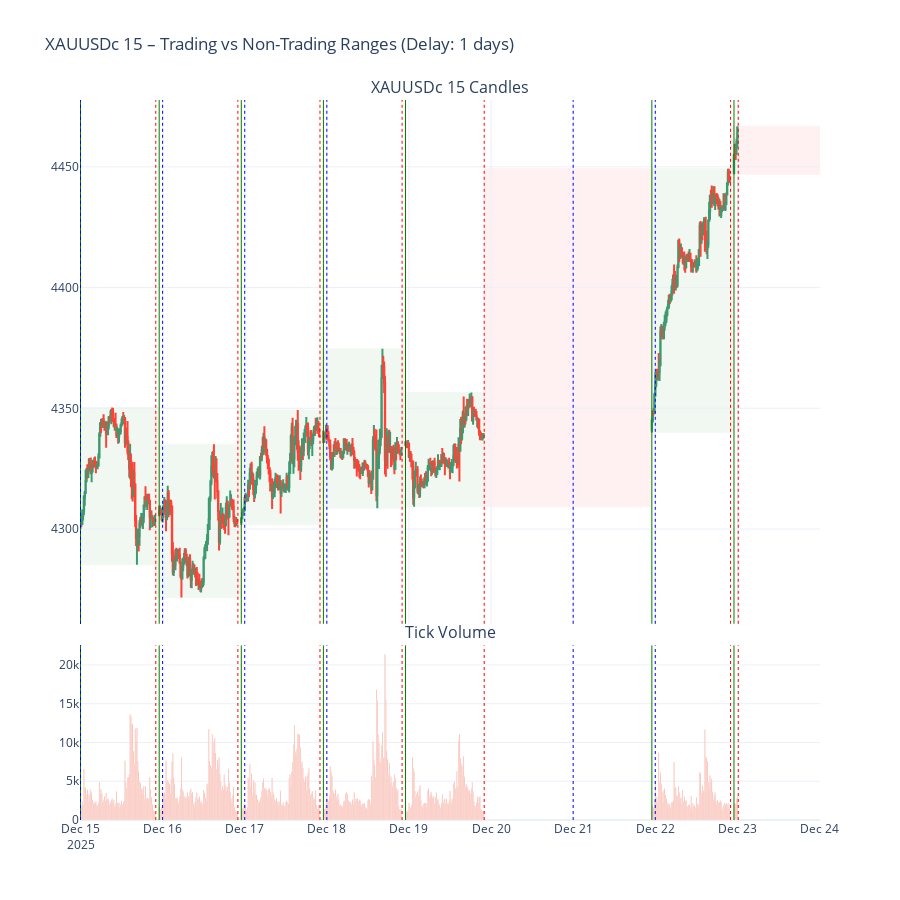

Notebook code for this chart:
### Code cell
import MetaTrader5 as mt5
import pandas as pd
import pytz
from datetime import datetime, timedelta
from plotly.subplots import make_subplots
import plotly.graph_objects as go

# -------------------------------------------------
# PARAMETERS
# -------------------------------------------------
symbol = "XAUUSDc"
timeframe = mt5.TIMEFRAME_M15   # can be any MT5 timeframe
lookback_days = 8              # number of days to look back
delay_days = 1                 # adjustable delay (days back from today)
utc_timezone = pytz.UTC

# -------------------------------------------------
# HELPER: Convert MT5 timeframe to timedelta
# -------------------------------------------------
def timeframe_to_timedelta(tf):
    mapping = {
        mt5.TIMEFRAME_M1: timedelta(minutes=1),
        mt5.TIMEFRAME_M2: timedelta(minutes=2),
        mt5.TIMEFRAME_M3: timedelta(minutes=3),
        mt5.TIMEFRAME_M4: timedelta(minutes=4),
        mt5.TIMEFRAME_M5: timedelta(minutes=5),
        mt5.TIMEFRAME_M6: timedelta(minutes=6),
        mt5.TIMEFRAME_M10: timedelta(minutes=10),
        mt5.TIMEFRAME_M12: timedelta(minutes=12),
        mt5.TIMEFRAME_M15: timedelta(minutes=15),
        mt5.TIMEFRAME_M20: timedelta(minutes=20),
        mt5.TIMEFRAME_M30: timedelta(minutes=30),
        mt5.TIMEFRAME_H1: timedelta(hours=1),
        mt5.TIMEFRAME_H2: timedelta(hours=2),
        mt5.TIMEFRAME_H3: timedelta(hours=3),
        mt5.TIMEFRAME_H4: timedelta(hours=4),
        mt5.TIMEFRAME_H6: timedelta(hours=6),
        mt5.TIMEFRAME_H8: timedelta(hours=8),
        mt5.TIMEFRAME_H12: timedelta(hours=12),
        mt5.TIMEFRAME_D1: timedelta(days=1),
        mt5.TIMEFRAME_W1: timedelta(weeks=1),
        mt5.TIMEFRAME_MN1: timedelta(days=30),
    }
    return mapping.get(tf, timedelta(hours=1))  # default 1 hour

# -------------------------------------------------
# INITIALIZE MT5
# -------------------------------------------------
if not mt5.initialize():
    raise RuntimeError(f"MT5 initialization failed: {mt5.last_error()}")

if not mt5.symbol_select(symbol, True):
    mt5.shutdown()
    raise RuntimeError(f"Symbol not available: {symbol}")

# -------------------------------------------------
# FETCH DATA RANGE WITH DELAY
# -------------------------------------------------
utc_now = datetime.now(utc_timezone).replace(hour=0, minute=0, second=0, microsecond=0)
utc_now -= timedelta(days=delay_days)  # shift to yesterday or adjustable delay
utc_from = utc_now - timedelta(days=lookback_days)  # lookback window

rates = mt5.copy_rates_range(symbol, timeframe, utc_from, utc_now)
mt5.shutdown()

if rates is None or len(rates) == 0:
    raise RuntimeError("No data returned from MT5")

df = pd.DataFrame(rates)
df["time"] = pd.to_datetime(df["time"], unit="s", utc=True)
df.set_index("time", inplace=True)
df.sort_index(inplace=True)

# -------------------------------------------------
# DETECT TRADING SESSIONS
# -------------------------------------------------
candle_delta = timeframe_to_timedelta(timeframe)
df["gap"] = df.index.to_series().diff() > candle_delta
df["session"] = df["gap"].cumsum()

trading_sessions = []
non_trading_gaps = []

# Trading sessions: consecutive candles
for session_id, group in df.groupby("session"):
    trading_sessions.append({
        "x0": group.index.min(),
        "x1": group.index.max() + candle_delta,  # include last candle
        "y0": group["low"].min(),
        "y1": group["high"].max()
    })

# Non-trading gaps between sessions
for i in range(len(trading_sessions) - 1):
    gap_start = trading_sessions[i]["x1"]
    gap_end = trading_sessions[i + 1]["x0"]
    if gap_start < gap_end:
        non_trading_gaps.append({
            "x0": gap_start,
            "x1": gap_end,
            "y0": min(trading_sessions[i]["y0"], trading_sessions[i+1]["y0"]),
            "y1": max(trading_sessions[i]["y1"], trading_sessions[i+1]["y1"])
        })

# Gaps before first session and after last session
first_candle = trading_sessions[0]
last_candle = trading_sessions[-1]
day_start = datetime.combine(first_candle["x0"].date(), datetime.min.time()).replace(tzinfo=utc_timezone)
day_end = datetime.combine(last_candle["x1"].date(), datetime.max.time()).replace(tzinfo=utc_timezone)

if day_start < first_candle["x0"]:
    non_trading_gaps.insert(0, {"x0": day_start, "x1": first_candle["x0"], "y0": first_candle["y0"], "y1": first_candle["y1"]})
if last_candle["x1"] < day_end:
    non_trading_gaps.append({"x0": last_candle["x1"], "x1": day_end, "y0": last_candle["y0"], "y1": last_candle["y1"]})

# -------------------------------------------------
# PLOTLY FIGURE
# -------------------------------------------------
fig = make_subplots(
    rows=2,
    cols=1,
    shared_xaxes=True,
    vertical_spacing=0.03,
    row_heights=[0.75, 0.25],
    subplot_titles=(f"{symbol} {timeframe} Candles", "Tick Volume")
)

# Candlesticks
fig.add_trace(
    go.Candlestick(
        x=df.index,
        open=df["open"],
        high=df["high"],
        low=df["low"],
        close=df["close"],
        name=symbol
    ),
    row=1,
    col=1
)

# Tick volume
fig.add_trace(
    go.Bar(
        x=df.index,
        y=df["tick_volume"],
        name="Tick Volume"
    ),
    row=2,
    col=1
)

# Trading sessions (green rectangles)
for session in trading_sessions:
    fig.add_shape(
        type="rect",
        x0=session["x0"],
        x1=session["x1"],
        y0=session["y0"],
        y1=session["y1"],
        line=dict(color="green", width=1),
        fillcolor="green",
        opacity=0.05,
        layer="below"
    )

# Non-trading gaps (red rectangles)
for gap in non_trading_gaps:
    fig.add_shape(
        type="rect",
        x0=gap["x0"],
        x1=gap["x1"],
        y0=gap["y0"],
        y1=gap["y1"],
        line=dict(color="red", width=1),
        fillcolor="red",
        opacity=0.05,
        layer="below"
    )

# -------------------------------------------------
# VERTICAL LINES: session start, session end, 0:00 UTC (all panes)
# -------------------------------------------------
for session in trading_sessions:
    session_start = session["x0"]
    session_end = session["x1"]
    day_midnight = datetime.combine(session_start.date(), datetime.min.time()).replace(tzinfo=utc_timezone)

    # 0:00 UTC vertical line
    fig.add_vline(x=day_midnight, line=dict(color="blue", width=1, dash="dot"), row="all", col=1)
    # Start of trading session
    fig.add_vline(x=session_start, line=dict(color="green", width=1, dash="solid"), row="all", col=1)
    # End of trading session
    fig.add_vline(x=session_end, line=dict(color="red", width=1, dash="dot"), row="all", col=1)

# -------------------------------------------------
# LAYOUT
# -------------------------------------------------
fig.update_layout(
    title=f"{symbol} {timeframe} – Trading vs Non-Trading Ranges (Delay: {delay_days} days)",
    height=900,
    xaxis_rangeslider_visible=False,
    showlegend=False,
    template="plotly_white"
)

fig.show()

### Figure 1 — Plotly figure (JSON) as saved in the notebook; plotly's stock layout.template omitted (floating-point values rounded to 4 significant figures; data arrays with more than 128 entries replaced by an {"elided": "..."} marker saying what was removed)
{"data": [{"close": {"elided": "553 float values"}, "high": {"elided": "553 float values"}, "low": {"elided": "553 float values"}, "name": "XAUUSDc", "open": {"elided": "553 float values"}, "type": "candlestick", "x": {"elided": "553 str values"}, "xaxis": "x", "yaxis": "y"}, {"name": "Tick Volume", "type": "bar", "x": {"elided": "553 str values"}, "xaxis": "x2", "y": {"elided": "553 int values"}, "yaxis": "y2"}], "layout": {"annotations": [{"font": {"size": 16}, "showarrow": false, "text": "XAUUSDc 15 Candles", "x": 0.5, "xanchor": "center", "xref": "paper", "y": 1, "yanchor": "bottom", "yref": "paper"}, {"font": {"size": 16}, "showarrow": false, "text": "Tick Volume", "x": 0.5, "xanchor": "center", "xref": "paper", "y": 0.2425, "yanchor": "bottom", "yref": "paper"}], "height": 900, "shapes": [{"fillcolor": "green", "layer": "below", "line": {"color": "green", "width": 1}, "opacity": 0.05, "type": "rect", "x0": "2025-12-15T00:00:00+00:00", "x1": "2025-12-15T22:00:00+00:00", "y0": 4285.0, "y1": 4350.0}, {"fillcolor": "green", "layer": "below", "line": {"color": "green", "width": 1}, "opacity": 0.05, "type": "rect", "x0": "2025-12-15T23:00:00+00:00", "x1": "2025-12-16T22:00:00+00:00", "y0": 4272.0, "y1": 4335.0}, {"fillcolor": "green", "layer": "below", "line": {"color": "green", "width": 1}, "opacity": 0.05, "type": "rect", "x0": "2025-12-16T23:00:00+00:00", "x1": "2025-12-17T22:00:00+00:00", "y0": 4302.0, "y1": 4349.0}, {"fillcolor": "green", "layer": "below", "line": {"color": "green", "width": 1}, "opacity": 0.05, "type": "rect", "x0": "2025-12-17T23:00:00+00:00", "x1": "2025-12-18T22:00:00+00:00", "y0": 4309.0, "y1": 4375.0}, {"fillcolor": "green", "layer": "below", "line": {"color": "green", "width": 1}, "opacity": 0.05, "type": "rect", "x0": "2025-12-18T23:00:00+00:00", "x1": "2025-12-19T22:00:00+00:00", "y0": 4309.0, "y1": 4357.0}, {"fillcolor": "green", "layer": "below", "line": {"color": "green", "width": 1}, "opacity": 0.05, "type": "rect", "x0": "2025-12-21T23:00:00+00:00", "x1": "2025-12-22T22:00:00+00:00", "y0": 4340.0, "y1": 4449.0}, {"fillcolor": "green", "layer": "below", "line": {"color": "green", "width": 1}, "opacity": 0.05, "type": "rect", "x0": "2025-12-22T23:00:00+00:00", "x1": "2025-12-23T00:15:00+00:00", "y0": 4447.0, "y1": 4467.0}, {"fillcolor": "red", "layer": "below", "line": {"color": "red", "width": 1}, "opacity": 0.05, "type": "rect", "x0": "2025-12-15T22:00:00+00:00", "x1": "2025-12-15T23:00:00+00:00", "y0": 4272.0, "y1": 4350.0}, {"fillcolor": "red", "layer": "below", "line": {"color": "red", "width": 1}, "opacity": 0.05, "type": "rect", "x0": "2025-12-16T22:00:00+00:00", "x1": "2025-12-16T23:00:00+00:00", "y0": 4272.0, "y1": 4349.0}, {"fillcolor": "red", "layer": "below", "line": {"color": "red", "width": 1}, "opacity": 0.05, "type": "rect", "x0": "2025-12-17T22:00:00+00:00", "x1": "2025-12-17T23:00:00+00:00", "y0": 4302.0, "y1": 4375.0}, {"fillcolor": "red", "layer": "below", "line": {"color": "red", "width": 1}, "opacity": 0.05, "type": "rect", "x0": "2025-12-18T22:00:00+00:00", "x1": "2025-12-18T23:00:00+00:00", "y0": 4309.0, "y1": 4375.0}, {"fillcolor": "red", "layer": "below", "line": {"color": "red", "width": 1}, "opacity": 0.05, "type": "rect", "x0": "2025-12-19T22:00:00+00:00", "x1": "2025-12-21T23:00:00+00:00", "y0": 4309.0, "y1": 4449.0}, {"fillcolor": "red", "layer": "below", "line": {"color": "red", "width": 1}, "opacity": 0.05, "type": "rect", "x0": "2025-12-22T22:00:00+00:00", "x1": "2025-12-22T23:00:00+00:00", "y0": 4340.0, "y1": 4467.0}, {"fillcolor": "red", "layer": "below", "line": {"color": "red", "width": 1}, "opacity": 0.05, "type": "rect", "x0": "2025-12-23T00:15:00+00:00", "x1": "2025-12-23T23:59:59.999999+00:00", "y0": 4447.0, "y1": 4467.0}, {"line": {"color": "blue", "dash": "dot", "width": 1}, "type": "line", "x0": "2025-12-15T00:00:00+00:00", "x1": "2025-12-15T00:00:00+00:00", "xref": "x", "y0": 0, "y1": 1, "yref": "y domain"}, {"line": {"color": "blue", "dash": "dot", "width": 1}, "type": "line", "x0": "2025-12-15T00:00:00+00:00", "x1": "2025-12-15T00:00:00+00:00", "xref": "x2", "y0": 0, "y1": 1, "yref": "y2 domain"}, {"line": {"color": "green", "dash": "solid", "width": 1}, "type": "line", "x0": "2025-12-15T00:00:00+00:00", "x1": "2025-12-15T00:00:00+00:00", "xref": "x", "y0": 0, "y1": 1, "yref": "y domain"}, {"line": {"color": "green", "dash": "solid", "width": 1}, "type": "line", "x0": "2025-12-15T00:00:00+00:00", "x1": "2025-12-15T00:00:00+00:00", "xref": "x2", "y0": 0, "y1": 1, "yref": "y2 domain"}, {"line": {"color": "red", "dash": "dot", "width": 1}, "type": "line", "x0": "2025-12-15T22:00:00+00:00", "x1": "2025-12-15T22:00:00+00:00", "xref": "x", "y0": 0, "y1": 1, "yref": "y domain"}, {"line": {"color": "red", "dash": "dot", "width": 1}, "type": "line", "x0": "2025-12-15T22:00:00+00:00", "x1": "2025-12-15T22:00:00+00:00", "xref": "x2", "y0": 0, "y1": 1, "yref": "y2 domain"}, {"line": {"color": "blue", "dash": "dot", "width": 1}, "type": "line", "x0": "2025-12-15T00:00:00+00:00", "x1": "2025-12-15T00:00:00+00:00", "xref": "x", "y0": 0, "y1": 1, "yref": "y domain"}, {"line": {"color": "blue", "dash": "dot", "width": 1}, "type": "line", "x0": "2025-12-15T00:00:00+00:00", "x1": "2025-12-15T00:00:00+00:00", "xref": "x2", "y0": 0, "y1": 1, "yref": "y2 domain"}, {"line": {"color": "green", "dash": "solid", "width": 1}, "type": "line", "x0": "2025-12-15T23:00:00+00:00", "x1": "2025-12-15T23:00:00+00:00", "xref": "x", "y0": 0, "y1": 1, "yref": "y domain"}, {"line": {"color": "green", "dash": "solid", "width": 1}, "type": "line", "x0": "2025-12-15T23:00:00+00:00", "x1": "2025-12-15T23:00:00+00:00", "xref": "x2", "y0": 0, "y1": 1, "yref": "y2 domain"}, {"line": {"color": "red", "dash": "dot", "width": 1}, "type": "line", "x0": "2025-12-16T22:00:00+00:00", "x1": "2025-12-16T22:00:00+00:00", "xref": "x", "y0": 0, "y1": 1, "yref": "y domain"}, {"line": {"color": "red", "dash": "dot", "width": 1}, "type": "line", "x0": "2025-12-16T22:00:00+00:00", "x1": "2025-12-16T22:00:00+00:00", "xref": "x2", "y0": 0, "y1": 1, "yref": "y2 domain"}, {"line": {"color": "blue", "dash": "dot", "width": 1}, "type": "line", "x0": "2025-12-16T00:00:00+00:00", "x1": "2025-12-16T00:00:00+00:00", "xref": "x", "y0": 0, "y1": 1, "yref": "y domain"}, {"line": {"color": "blue", "dash": "dot", "width": 1}, "type": "line", "x0": "2025-12-16T00:00:00+00:00", "x1": "2025-12-16T00:00:00+00:00", "xref": "x2", "y0": 0, "y1": 1, "yref": "y2 domain"}, {"line": {"color": "green", "dash": "solid", "width": 1}, "type": "line", "x0": "2025-12-16T23:00:00+00:00", "x1": "2025-12-16T23:00:00+00:00", "xref": "x", "y0": 0, "y1": 1, "yref": "y domain"}, {"line": {"color": "green", "dash": "solid", "width": 1}, "type": "line", "x0": "2025-12-16T23:00:00+00:00", "x1": "2025-12-16T23:00:00+00:00", "xref": "x2", "y0": 0, "y1": 1, "yref": "y2 domain"}, {"line": {"color": "red", "dash": "dot", "width": 1}, "type": "line", "x0": "2025-12-17T22:00:00+00:00", "x1": "2025-12-17T22:00:00+00:00", "xref": "x", "y0": 0, "y1": 1, "yref": "y domain"}, {"line": {"color": "red", "dash": "dot", "width": 1}, "type": "line", "x0": "2025-12-17T22:00:00+00:00", "x1": "2025-12-17T22:00:00+00:00", "xref": "x2", "y0": 0, "y1": 1, "yref": "y2 domain"}, {"line": {"color": "blue", "dash": "dot", "width": 1}, "type": "line", "x0": "2025-12-17T00:00:00+00:00", "x1": "2025-12-17T00:00:00+00:00", "xref": "x", "y0": 0, "y1": 1, "yref": "y domain"}, {"line": {"color": "blue", "dash": "dot", "width": 1}, "type": "line", "x0": "2025-12-17T00:00:00+00:00", "x1": "2025-12-17T00:00:00+00:00", "xref": "x2", "y0": 0, "y1": 1, "yref": "y2 domain"}, {"line": {"color": "green", "dash": "solid", "width": 1}, "type": "line", "x0": "2025-12-17T23:00:00+00:00", "x1": "2025-12-17T23:00:00+00:00", "xref": "x", "y0": 0, "y1": 1, "yref": "y domain"}, {"line": {"color": "green", "dash": "solid", "width": 1}, "type": "line", "x0": "2025-12-17T23:00:00+00:00", "x1": "2025-12-17T23:00:00+00:00", "xref": "x2", "y0": 0, "y1": 1, "yref": "y2 domain"}, {"line": {"color": "red", "dash": "dot", "width": 1}, "type": "line", "x0": "2025-12-18T22:00:00+00:00", "x1": "2025-12-18T22:00:00+00:00", "xref": "x", "y0": 0, "y1": 1, "yref": "y domain"}, {"line": {"color": "red", "dash": "dot", "width": 1}, "type": "line", "x0": "2025-12-18T22:00:00+00:00", "x1": "2025-12-18T22:00:00+00:00", "xref": "x2", "y0": 0, "y1": 1, "yref": "y2 domain"}, {"line": {"color": "blue", "dash": "dot", "width": 1}, "type": "line", "x0": "2025-12-18T00:00:00+00:00", "x1": "2025-12-18T00:00:00+00:00", "xref": "x", "y0": 0, "y1": 1, "yref": "y domain"}, {"line": {"color": "blue", "dash": "dot", "width": 1}, "type": "line", "x0": "2025-12-18T00:00:00+00:00", "x1": "2025-12-18T00:00:00+00:00", "xref": "x2", "y0": 0, "y1": 1, "yref": "y2 domain"}, {"line": {"color": "green", "dash": "solid", "width": 1}, "type": "line", "x0": "2025-12-18T23:00:00+00:00", "x1": "2025-12-18T23:00:00+00:00", "xref": "x", "y0": 0, "y1": 1, "yref": "y domain"}, {"line": {"color": "green", "dash": "solid", "width": 1}, "type": "line", "x0": "2025-12-18T23:00:00+00:00", "x1": "2025-12-18T23:00:00+00:00", "xref": "x2", "y0": 0, "y1": 1, "yref": "y2 domain"}, {"line": {"color": "red", "dash": "dot", "width": 1}, "type": "line", "x0": "2025-12-19T22:00:00+00:00", "x1": "2025-12-19T22:00:00+00:00", "xref": "x", "y0": 0, "y1": 1, "yref": "y domain"}, {"line": {"color": "red", "dash": "dot", "width": 1}, "type": "line", "x0": "2025-12-19T22:00:00+00:00", "x1": "2025-12-19T22:00:00+00:00", "xref": "x2", "y0": 0, "y1": 1, "yref": "y2 domain"}, {"line": {"color": "blue", "dash": "dot", "width": 1}, "type": "line", "x0": "2025-12-21T00:00:00+00:00", "x1": "2025-12-21T00:00:00+00:00", "xref": "x", "y0": 0, "y1": 1, "yref": "y domain"}, {"line": {"color": "blue", "dash": "dot", "width": 1}, "type": "line", "x0": "2025-12-21T00:00:00+00:00", "x1": "2025-12-21T00:00:00+00:00", "xref": "x2", "y0": 0, "y1": 1, "yref": "y2 domain"}, {"line": {"color": "green", "dash": "solid", "width": 1}, "type": "line", "x0": "2025-12-21T23:00:00+00:00", "x1": "2025-12-21T23:00:00+00:00", "xref": "x", "y0": 0, "y1": 1, "yref": "y domain"}, {"line": {"color": "green", "dash": "solid", "width": 1}, "type": "line", "x0": "2025-12-21T23:00:00+00:00", "x1": "2025-12-21T23:00:00+00:00", "xref": "x2", "y0": 0, "y1": 1, "yref": "y2 domain"}, {"line": {"color": "red", "dash": "dot", "width": 1}, "type": "line", "x0": "2025-12-22T22:00:00+00:00", "x1": "2025-12-22T22:00:00+00:00", "xref": "x", "y0": 0, "y1": 1, "yref": "y domain"}, {"line": {"color": "red", "dash": "dot", "width": 1}, "type": "line", "x0": "2025-12-22T22:00:00+00:00", "x1": "2025-12-22T22:00:00+00:00", "xref": "x2", "y0": 0, "y1": 1, "yref": "y2 domain"}, {"line": {"color": "blue", "dash": "dot", "width": 1}, "type": "line", "x0": "2025-12-22T00:00:00+00:00", "x1": "2025-12-22T00:00:00+00:00", "xref": "x", "y0": 0, "y1": 1, "yref": "y domain"}, {"line": {"color": "blue", "dash": "dot", "width": 1}, "type": "line", "x0": "2025-12-22T00:00:00+00:00", "x1": "2025-12-22T00:00:00+00:00", "xref": "x2", "y0": 0, "y1": 1, "yref": "y2 domain"}, {"line": {"color": "green", "dash": "solid", "width": 1}, "type": "line", "x0": "2025-12-22T23:00:00+00:00", "x1": "2025-12-22T23:00:00+00:00", "xref": "x", "y0": 0, "y1": 1, "yref": "y domain"}, {"line": {"color": "green", "dash": "solid", "width": 1}, "type": "line", "x0": "2025-12-22T23:00:00+00:00", "x1": "2025-12-22T23:00:00+00:00", "xref": "x2", "y0": 0, "y1": 1, "yref": "y2 domain"}, {"line": {"color": "red", "dash": "dot", "width": 1}, "type": "line", "x0": "2025-12-23T00:15:00+00:00", "x1": "2025-12-23T00:15:00+00:00", "xref": "x", "y0": 0, "y1": 1, "yref": "y domain"}, {"line": {"color": "red", "dash": "dot", "width": 1}, "type": "line", "x0": "2025-12-23T00:15:00+00:00", "x1": "2025-12-23T00:15:00+00:00", "xref": "x2", "y0": 0, "y1": 1, "yref": "y2 domain"}], "showlegend": false, "title": {"text": "XAUUSDc 15 – Trading vs Non-Trading Ranges (Delay: 1 days)"}, "xaxis": {"anchor": "y", "domain": [0, 1], "matches": "x2", "rangeslider": {"visible": false}, "showticklabels": false}, "xaxis2": {"anchor": "y2", "domain": [0, 1]}, "yaxis": {"anchor": "x", "domain": [0.2725, 1]}, "yaxis2": {"anchor": "x2", "domain": [0, 0.2425]}}}
